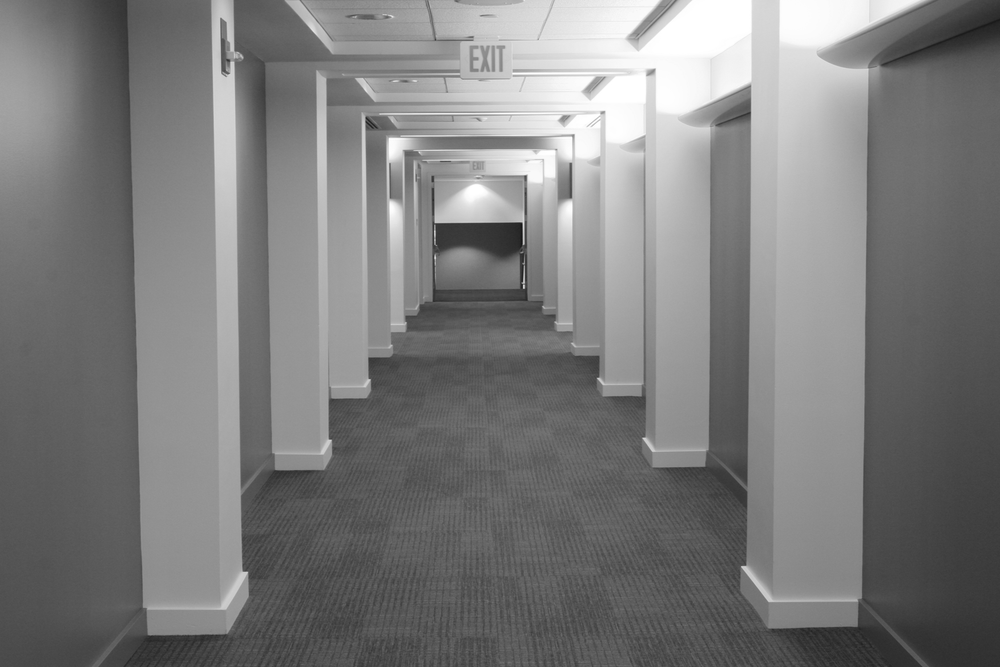
#> input picture hallway.png, 1000 x 667 px, shrunk from 1752 x 1168 before the run
$ python Edge-Detection.py   (older library calls are emulated)
#> lines starting #> are read from the running program, lines starting #| are printed output that depends on the picture; after the words box and inside, x2 and y2 are one past the last pixel; in counts of white or black regions, pixels touching at a corner belong together
import cv2
import numpy as np
import matplotlib.pyplot as plt


# hallway image , γκρι
hallway = cv2.imread('hallway.png')
#> hallway is the input picture: shape (667, 1000, 3); min 18, max 255, mean 124.3
hallway_image = cv2.imread('hallway.png', cv2.IMREAD_GRAYSCALE)
#> hallway_image: shape (667, 1000); min 18, max 255, mean 124.3

x_sobel = cv2.Sobel(hallway_image, cv2.CV_64F, 1, 0, ksize=3) # sobel στον x
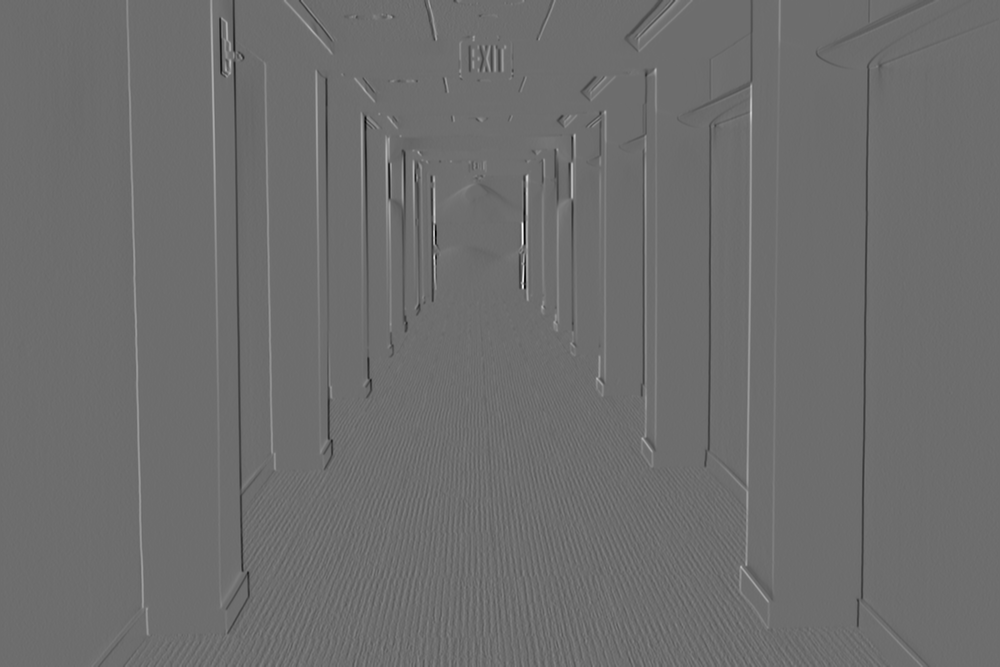
#> x_sobel: shape (667, 1000) float64; min -594, max 786, mean -0.3; drawn with min black and max white
absolute_x_sobel = np.abs(x_sobel) # απόλυτη τιμή συνιστώσας

y_sobel = cv2.Sobel(hallway_image, cv2.CV_64F, 0, 1, ksize=3) # sobel στον y
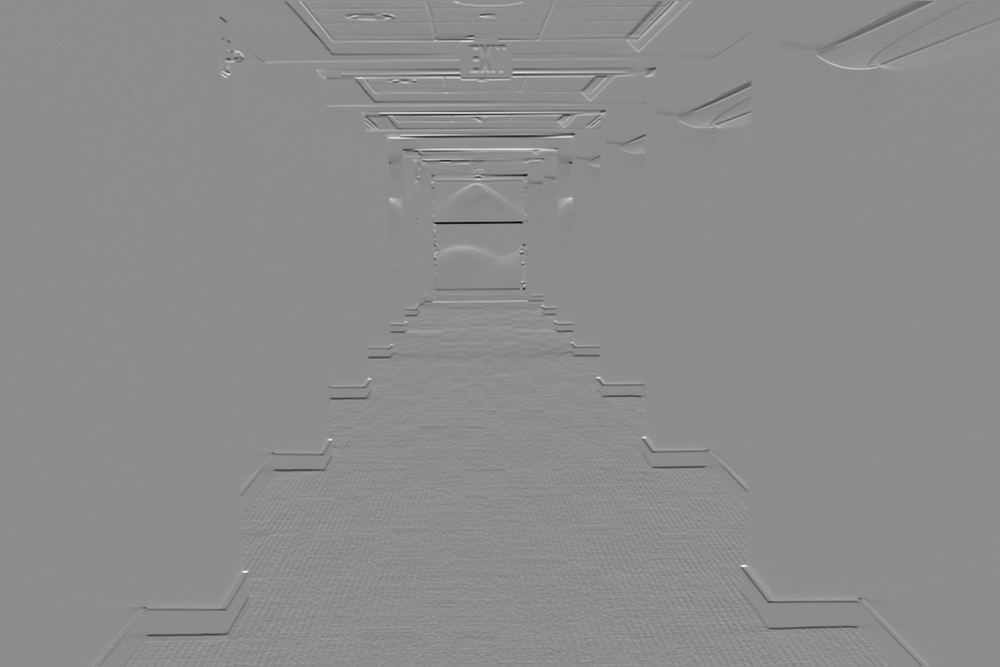
#> y_sobel: shape (667, 1000) float64; min -654, max 528, mean -1.1; drawn with min black and max white
absolute_y_sobel = np.abs(y_sobel)
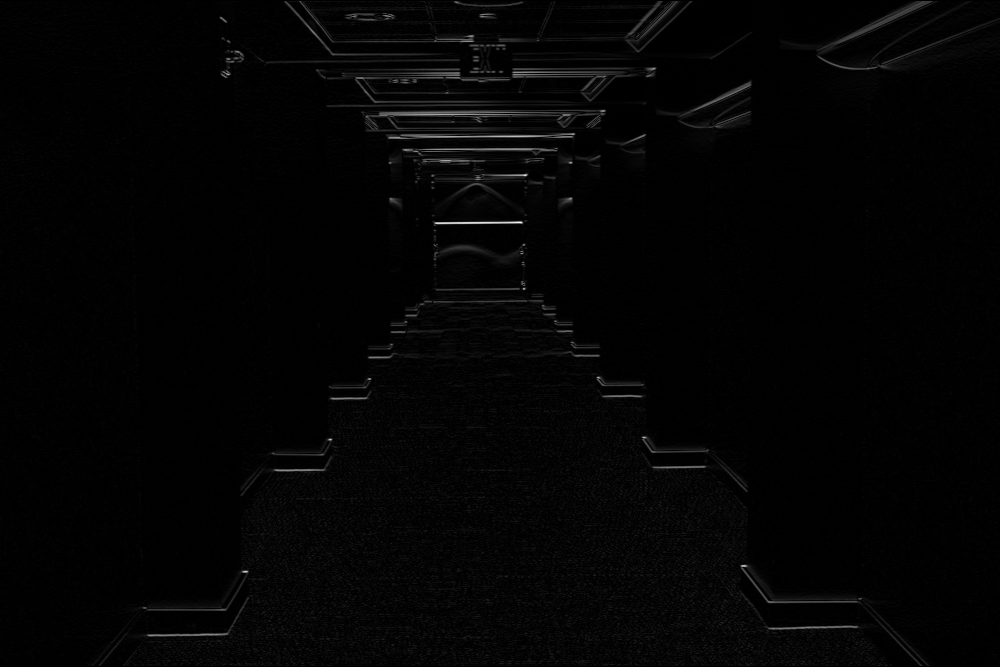
#> absolute_y_sobel: shape (667, 1000) float64; min 0, max 654, mean 10.9; drawn with min black and max white

image_gradient = np.sqrt(x_sobel**2 + x_sobel**2) # gradient


                    # ΜΕΤΑΣΧΗΜΑΤΙΣΜΟΣ ΦΩΤΕΙΝΟΤΗΤΑΣ --> GAMMA CORRECTION
def gamma_correction(image, gamma):
#> called with gamma = 0.3
    return np.power(image / np.max(image), gamma)
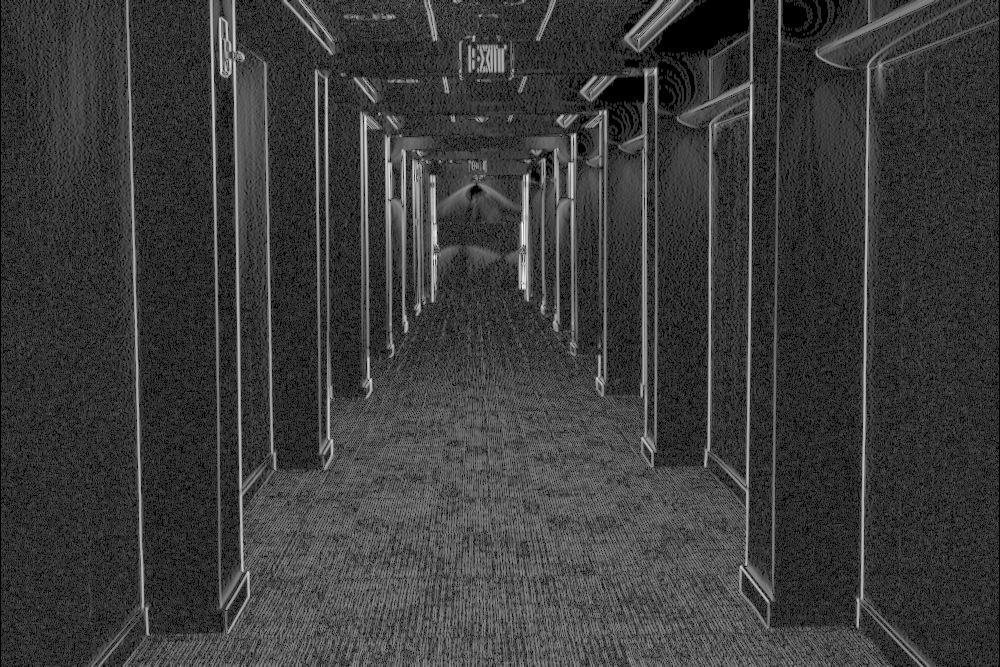
#> returned value: shape (667, 1000) float64; min 0, max 1, mean 0.233

gamma = 0.3
#absolute_x_sobel_gamma = gamma_correction(absolute_x_sobel, gamma)
#absolute_y_sobel_gamma = gamma_correction(absolute_y_sobel, gamma)
image_gradient_gamma = gamma_correction(image_gradient, gamma)


                   # ΟΛΙΚΗ ΚΑΤΩΦΛΙΩΣΗ ΣΤΗΝ ΕΙΚΟΝΑ ΠΛΑΤΟΥΣ ΤΟΥ GRADIENT
threshold = 100  # τιμή κατωφλίου
_, thresholded_image = cv2.threshold(image_gradient_gamma, threshold / 255, 1, cv2.THRESH_BINARY)
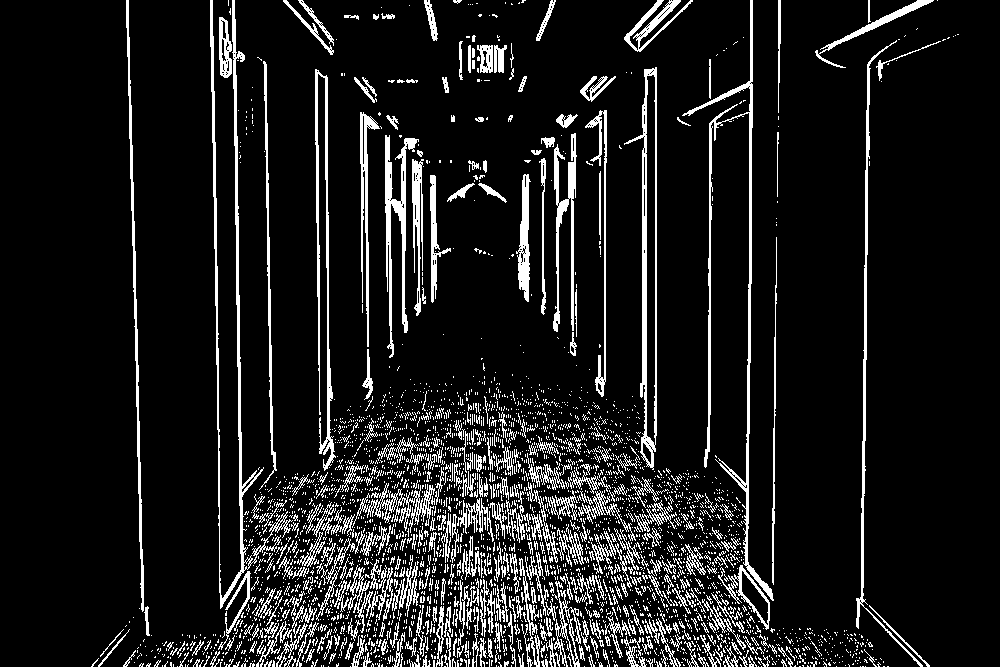
#> thresholded_image: shape (667, 1000) float64; values 0 (black) and 1 (white), 10.9% white in thin lines or dots, all inside (x1, y1, x2, y2) = (91, 0, 959, 667)

thresholded_image = thresholded_image.astype(np.uint8)


                   # ΜΕΤΑΣΧΗΜΑΤΙΣΜΟΣ HOUGH
Hough_lines = cv2.HoughLinesP(
    thresholded_image, rho=1, theta=np.pi/180, threshold=50, minLineLength=100, maxLineGap=10
)
#> Hough_lines = 270 rows, first 6: [232, 0, 242, 584], [655, 597, 655, 493], [233, 0, 243, 583], [860, 603, 867, 192], [265, 62, 272, 454], [645, 444, 645, 69]

if Hough_lines is not None:
    for line in Hough_lines:
        x1, y1, x2, y2 = line[0]
        cv2.line(hallway, (x1, y1), (x2, y2), (255, 0, 255), 2)
#> this loop made 270 passes
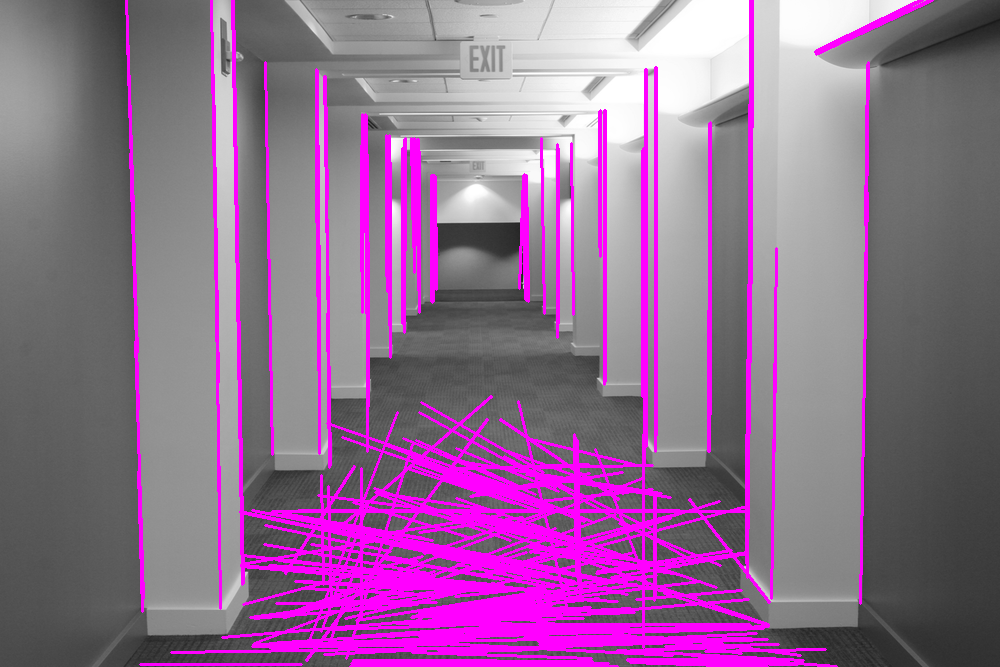
#> hallway: shape (667, 1000, 3); mean B, G, R 145.3, 108.5, 145.3
else:
    print("No lines.")


fig, axs = plt.subplots(1, 3, figsize=(24, 6))

axs[0].imshow(absolute_x_sobel, cmap='gray')
axs[0].set_title('absolute sobel x')
axs[0].axis('off')

axs[1].imshow(absolute_y_sobel, cmap='gray')
axs[1].set_title('absolute sobel y')
axs[1].axis('off')

#axs[2].imshow(image_gradient, cmap='gray')
#axs[2].set_title('Gradient (NO gamma correction)')
axs[2].imshow(image_gradient_gamma, cmap='gray')
axs[2].set_title('Gradient (gamma correction)')
axs[2].axis('off')


plt.figure()

plt.hist(image_gradient_gamma.ravel(), bins=256, range=[0, 1], color='orange')
plt.axvline(x=threshold, color='red', linestyle='--')
plt.title('Histogram')
plt.xlabel('Pixel intensity')
plt.ylabel('Frequency')


plt.figure(figsize=(6, 6))
plt.imshow(thresholded_image, cmap='gray')
plt.title('Gradient image with threshold')
plt.axis('off')


plt.figure(figsize=(8, 4))
plt.imshow(hallway, cmap='gray')
plt.title('Hough algorithm')
plt.axis('off')

plt.show()
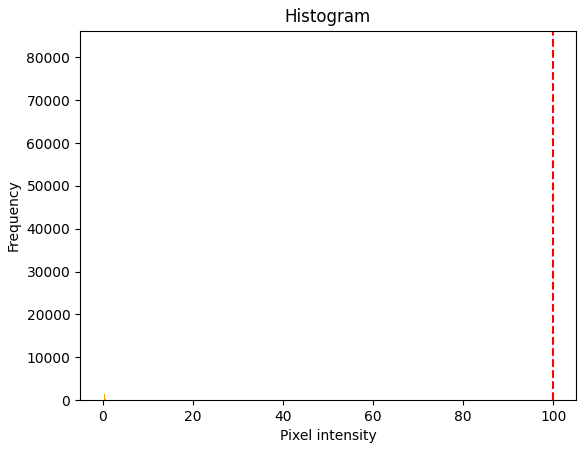
#> figure drawn by matplotlib, 1 panel; tallest bar 82127 high, from x = 0.133 to 0.137

$ run again, with board.png copied over hallway.png
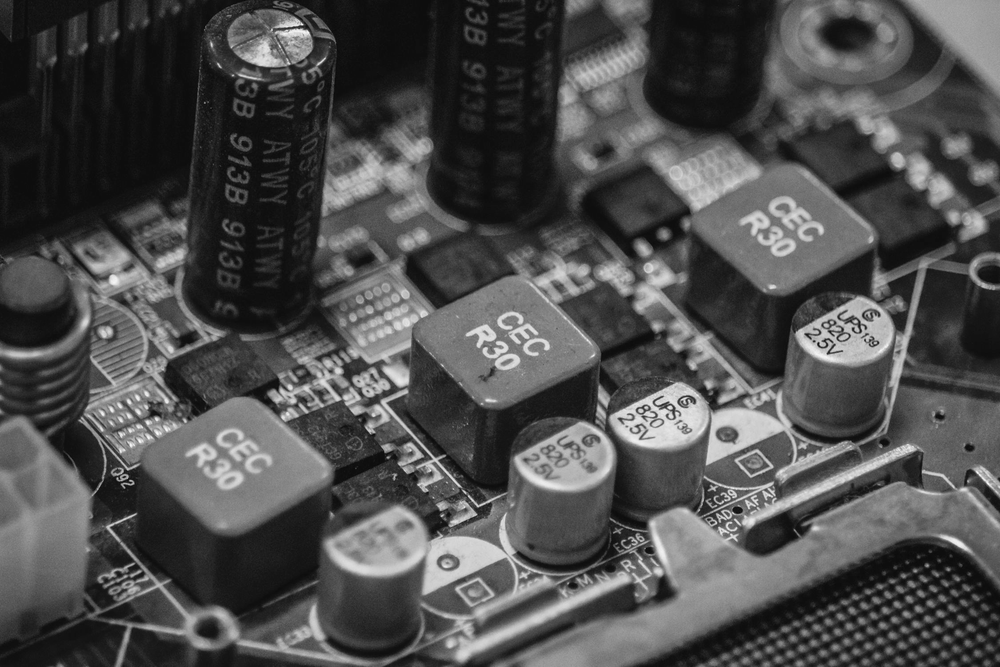
#> input picture board.png, 1000 x 667 px, shrunk from 2250 x 1500 before the run
#> hallway is the input picture: shape (667, 1000, 3); min 8, max 252, mean 77.4
#> `_, thresholded_image = cv2.threshold(image_gradient_gamma, threshold /..`:
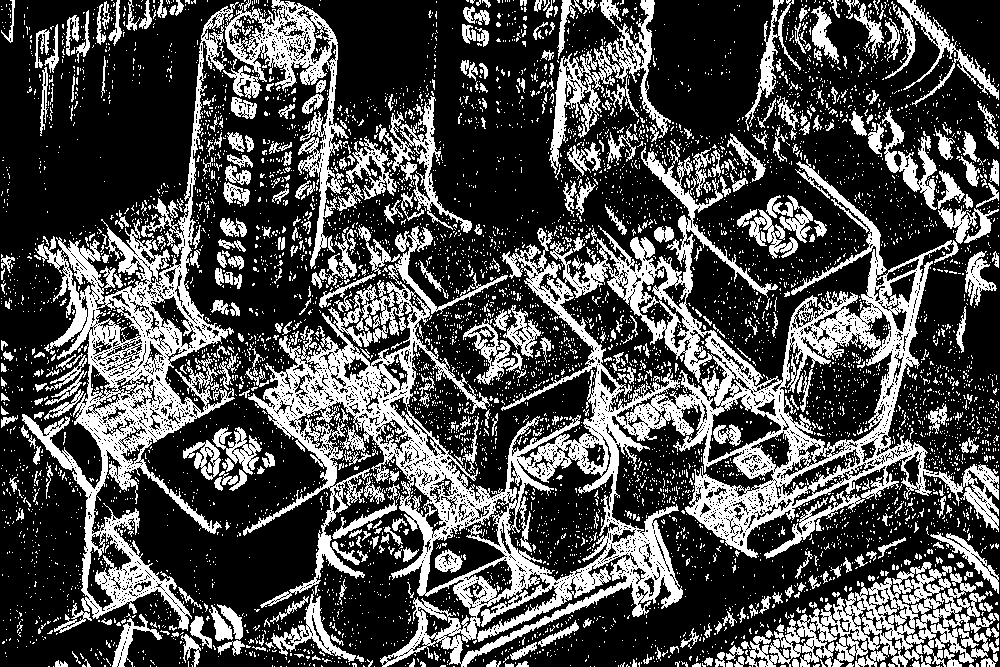
#> thresholded_image: shape (667, 1000) float64; values 0 (black) and 1 (white), 30.5% white; 6532 white regions (6052 under 20 px), largest, box (x1, y1, x2, y2) and area: (243, 140, 999, 667) 78837, (22, 0, 349, 631) 33691, (745, 562, 999, 667) 10637
#> Hough_lines = 540 rows, first 6: [503, 259, 665, 421], [246, 371, 450, 438], [497, 249, 768, 520], [550, 148, 650, 48], [181, 367, 530, 515], [640, 361, 810, 531]
#> the loop `for line in Hough_lines:` made 540 passes
#> `plt.show()`:
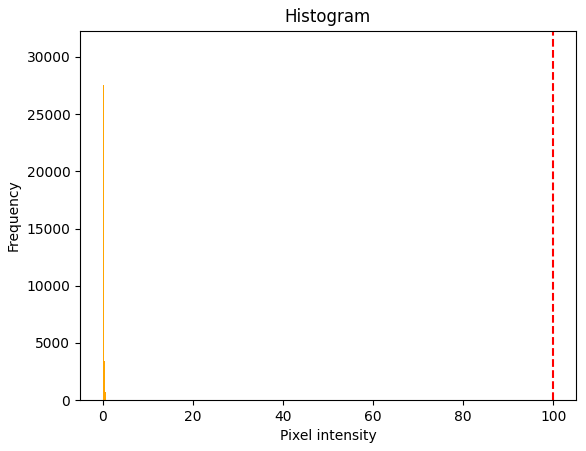
#> figure drawn by matplotlib, 1 panel; tallest bar 30763 high, from x = 0.137 to 0.141
